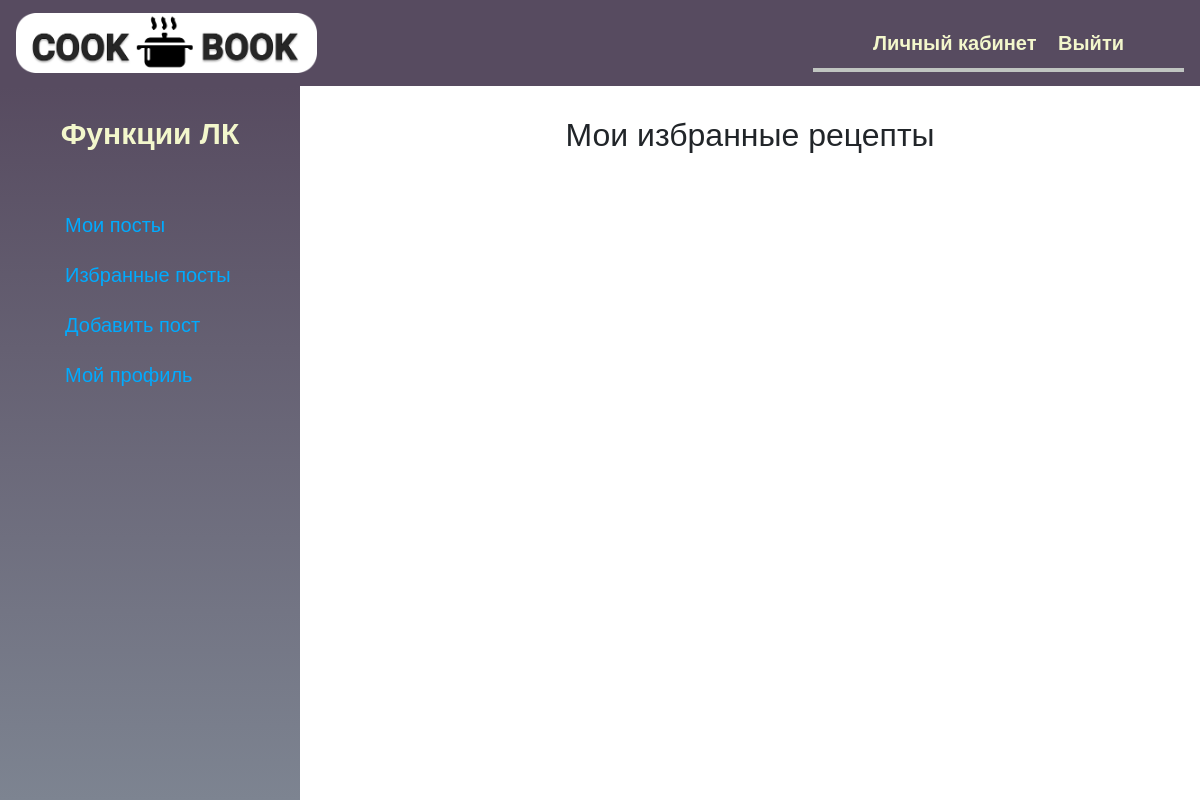
/favourite-posts/ (signed in), run on an earlier commit of the app's database.
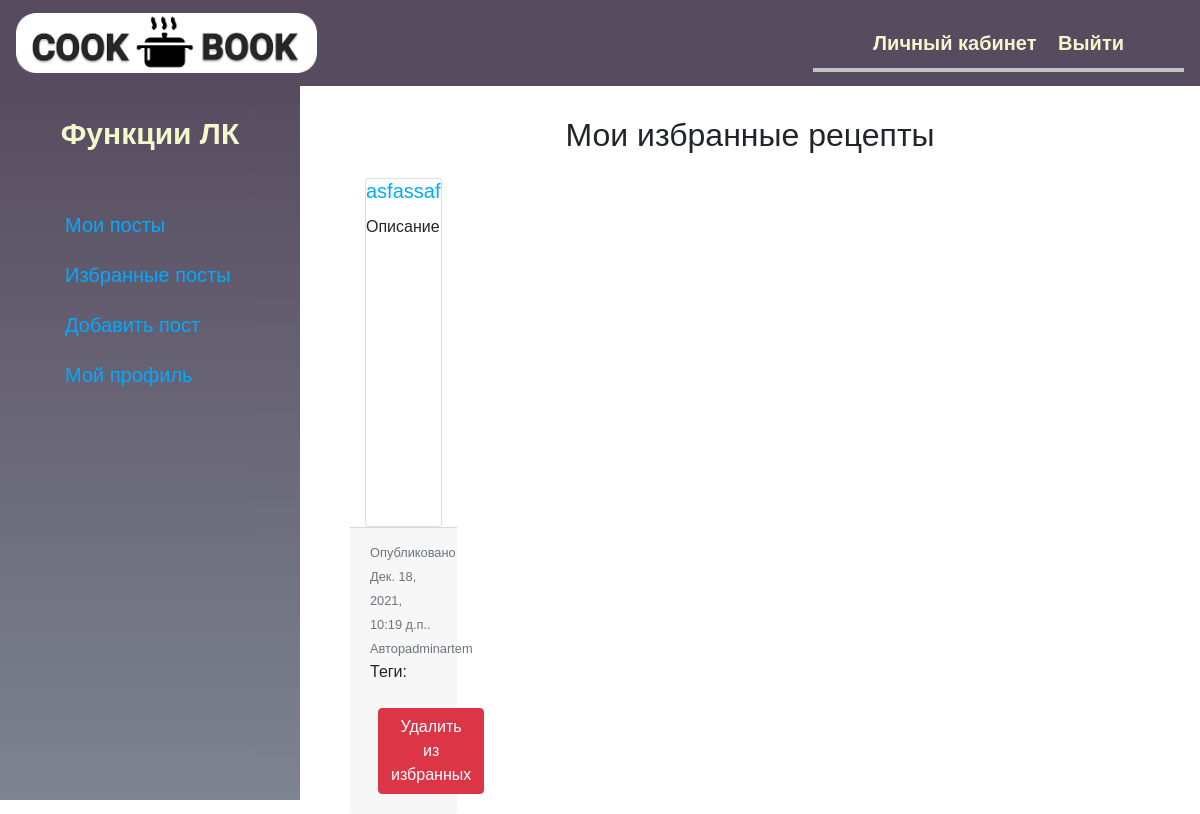
And on a later commit of the database.
### blog/models.py (models this page shows, shortened)
class Post(models.Model):
    STATUS_CHOICES = (
        ('draft', 'Draft'),
        ('published', 'Published'),
    )
    title = models.CharField(max_length=250,
                             verbose_name='Название поста')
    slug = models.SlugField(max_length=250,
                            unique_for_date='publish')
    author = models.ForeignKey(User,
                               on_delete=models.CASCADE,
                               related_name='blog_posts',
                               verbose_name='Автор')
    short_description = models.CharField(
        max_length=400,
        verbose_name='Краткое описание')
    publish = models.DateTimeField(
        default=timezone.now,
        verbose_name='Дата публикации')
    created = models.DateTimeField(
        auto_now_add=True,
        verbose_name='Дата создания')
    status = models.CharField(max_length=10,
                              choices=STATUS_CHOICES,
                              default='draft',
                              verbose_name='Статус публикации')
    image = models.ImageField(
        upload_to='product_images/',
        blank=False,
        verbose_name='Изображение')
    tags = TaggableManager()
    favourite = models.ManyToManyField(User,
           related_name='fav_posts',blank=True)
    class Meta:
        ordering = ('-publish',)
        verbose_name = 'Публикация'
        verbose_name_plural = 'Публикации'
    def get_absolute_url(self):
        return reverse('blog:post_detail',
                       args=[self.publish.year,
                             self.publish.month,
                             self.publish.day,
                             self.slug,
                             self.id])

### blog/views.py (the view)
# urls.py: path('favourite-posts/',views.favourite_posts,
def favourite_posts(request):
    return render(request,'blog/account/fav_posts.html')

### blog/templates/blog/account/fav_posts.html (shortened to what this page needs)
{% extends 'blog/base_account.html' %}
{% block account-content %}
    <h2 class="text-center mb-4">Мои избранные рецепты</h2>
    <div class="card-deck">
        <div class="row row-cols-3 row-cols-md-3">
            {% for post in request.user.fav_posts.all %}
                <div class="col mb-4">
                    <div class="card" style="height: 100%">
                        <a href="{{ post.get_absolute_url }}">
                            <h5 class="card-title">{{ post.title }}</h5>
                        </a>
                        <p class="card-text">
                            {{ post.short_description|truncatewords:25 }}
                        </p>
                    </div>
                    <div class="card-footer">
                        <small class="text-muted">
                            Опубликовано {{ post.publish }}.
                            Автор{{ post.author }}
                        </small>
                        <p>Теги:
                        </p>
                        <a href="{% url 'blog:delete_from_favourite_in_dashboard' post.id %}"
                           class="btn btn-danger m-2">
                            Удалить из избранных
                        </a>
                    </div>
                </div>
            {% endfor %}
        </div>
    </div>
{% endblock %}

### blog/templates/blog/base_account.html (shortened to what this page needs)
{% extends 'blog/base.html' %}
{% block content %}
    <div class="container-fluid">
        <div class="row">
            <div class="col-3 left-navbar">
                {% block left-navbar %}
                    <h2 class="text-center mb-5">Функции ЛК</h2>
                    <ul>
                        <li>
                            <a href="{% url 'blog:dashboard'%}">Мои посты</a>
                        </li>
                        <li>
                            <a href="{% url 'blog:favourite_posts'%}">Избранные посты</a>
                        </li>
                        <li>
                            <a href="{% url 'blog:post_add'%}">
                                Добавить пост
                            </a>
                        </li>
                        <li>
                            <a href="{% url 'blog:edit_profile' %}">
                                Мой профиль
                            </a>
                        </li>
                    </ul>
                {% endblock %}
            </div>
            <div class="col-8 account-content">
                {% block account-content %}
                {% endblock %}
            </div>
        </div>
    </div>
{% endblock %}

### blog/templates/blog/base.html (shortened to what this page needs)
{%load static%}
<!DOCTYPE html>
<html lang="en">
<head>
   <link rel="stylesheet" href="https://cdn.jsdelivr.net/npm/bootstrap@4.5.3/dist/css/bootstrap.min.css">
   <link rel="stylesheet" href="{% static 'css/style.css' %}">
</head>
<body>
   {% block navbar %}
        <nav class="navbar navbar-expand-lg navbar-dark ">
            <a class="navbar-brand"
               href="{% url 'blog:post_list' %}">
                <img src="{% static 'img/Logo.png' %}"
                     class="logo-img" alt="">
            </a>
            <div id="header">
                <span class="user">
                    {% if request.user.is_authenticated %}
                        <a href="{% url 'blog:dashboard' %}" class="pr-3">
                            Личный кабинет
                        </a>
                        <a href="{% url 'blog:logout' %}">Выйти</a>
                    {% else %}
                        <a href="{% url 'blog:login' %}">Войти</a>
                    {% endif %}
                </span>
            </div>
        </nav>
   {% endblock %}
   {%block content%}{% endblock %}
</body>
</html>

### blog/static/css/style.css (style rules this page uses)
body { margin: 0; padding: 0; font-family:helvetica, sans-serif; }
a { color: #00abff; }
h2 { font-weight: normal; margin: 30px 0 0; }
nav { background-color: #574b60; }
#header { padding: 10px 60px; font-size: 14px; color: #fff; border-bottom: 4px solid #C0C5C1; overflow: auto; }
#header a { color: #f3f7cc; font-size: 20px; font-weight: bold; }
#header .user { float: right; padding-top: 4px; }
.left-navbar { background: linear-gradient(to bottom, #574b60,#7d8491); min-height: calc(100vh - 86px); }
.left-navbar h2 { font-size: 30px; font-weight: bold; color: #f3f7cc; }
.left-navbar li { padding: 10px; font-size: 20px; list-style-type: none; }
.left-navbar li a { display: block; width: 100%; height: 100%; }
.logo-img { height: 60px; }
.account-content { margin: 0 auto; }

What changed in the data, as far as the page shows it:
added Post: title "asfassaf", short_description "Описание", publish "Дек. 18, 2021, 10:19 д.п.", author "adminartem"
